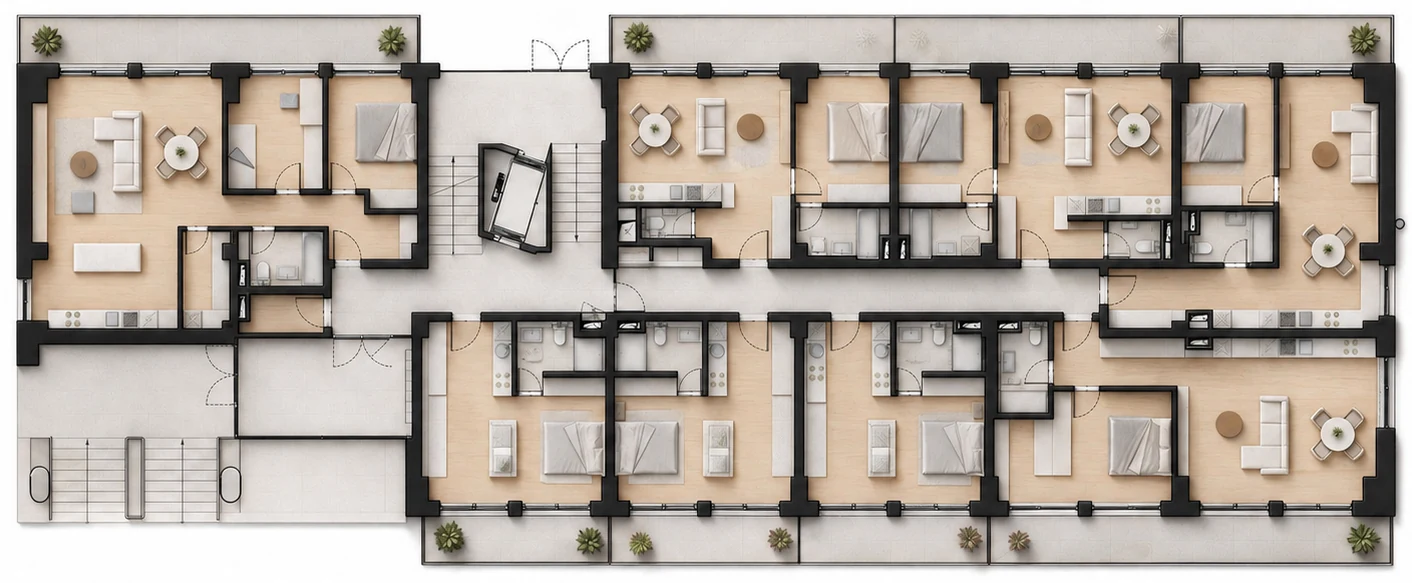
#> input picture assets/plans/floor-1np.webp, 1412 x 583 px
$ python -i import_renders.py   (imports and definitions only)
#> lines starting #> are read from the running program, lines starting #| are printed output that depends on the picture; after the words box and inside, x2 and y2 are one past the last pixel; in counts of white or black regions, pixels touching at a corner belong together
#> further down, picture is the input picture: PIL image 1412x583 RGB; mean R, G, B 183.2, 173.3, 163.6
#!/usr/bin/env python3
"""Import the architect's rendered plans into assets/plans/ as WebP.

Source (client hand-off, not in the repo):
    P6 Floor Plans/1np.png              full 1.NP plan
    P6 Floor Plans/2-5np.png            full 2.-5.NP plan (all four are identical)
    P6 Floor Plans/2-5np/<L>.png        per-apartment, floors 2-5
    P6 Floor Plans/2-5np/1np/<L>.png    per-apartment, floor 1

Two quirks of the hand-off worth knowing:
  * apartment A differs by floor, so it ships as A1 / A2-4 / A5;
    B-I are identical across floors 2-5 and ship once.
  * 1.NP has no apartment I - that corner is the entrance lobby.

Every render is trimmed to its content, flattened onto the page white the
renders already sit on, and written as WebP. Run it again to re-import.
"""
import os, sys
from PIL import Image

SRC = os.path.expanduser(sys.argv[1] if len(sys.argv) > 1
                         else "~/Downloads/P6 Floor Plans")
OUT = os.path.join(os.path.dirname(__file__), "..", "..", "assets", "plans")
PAGE = (247, 244, 239)          # --paper, so the trim seam never shows

# The two full-floor plans are the reference frame for the clickable overlay in
# "Poloha v dome", so they get a FIXED crop instead of an auto-trim: the polygon
# coordinates in assets/js/floorplan.js are expressed in this cropped space and
# would silently drift if the trim ever landed a pixel differently.
FLOOR_CROP = {
    "1np.png":   (16, 245, 1428, 828),
    "2-5np.png": (30, 262, 1424, 872),
}

JOBS = [
    ("1np.png",           "floor-1np.webp",  2000, 88),
    ("2-5np.png",         "floor-25np.webp", 2000, 88),
    ("2-5np/1np/A1.png",  "flat-1np-A.webp", 1500, 86),
    ("2-5np/A2-4.png",    "flat-24np-A.webp",1500, 86),
    ("2-5np/A5.png",      "flat-5np-A.webp", 1500, 86),
] + [(f"2-5np/1np/{L}.png", f"flat-1np-{L}.webp", 1500, 86) for L in "BCDEFGH"] \
  + [(f"2-5np/{L}.png",     f"flat-25np-{L}.webp",1500, 86) for L in "BCDEFGHI"]

def trim(im, tol=248):
    """Drop the white margin the renders carry, keeping a small even border."""
#> called with tol = 248
    g = im.convert("L").point(lambda v: 0 if v < tol else 255)
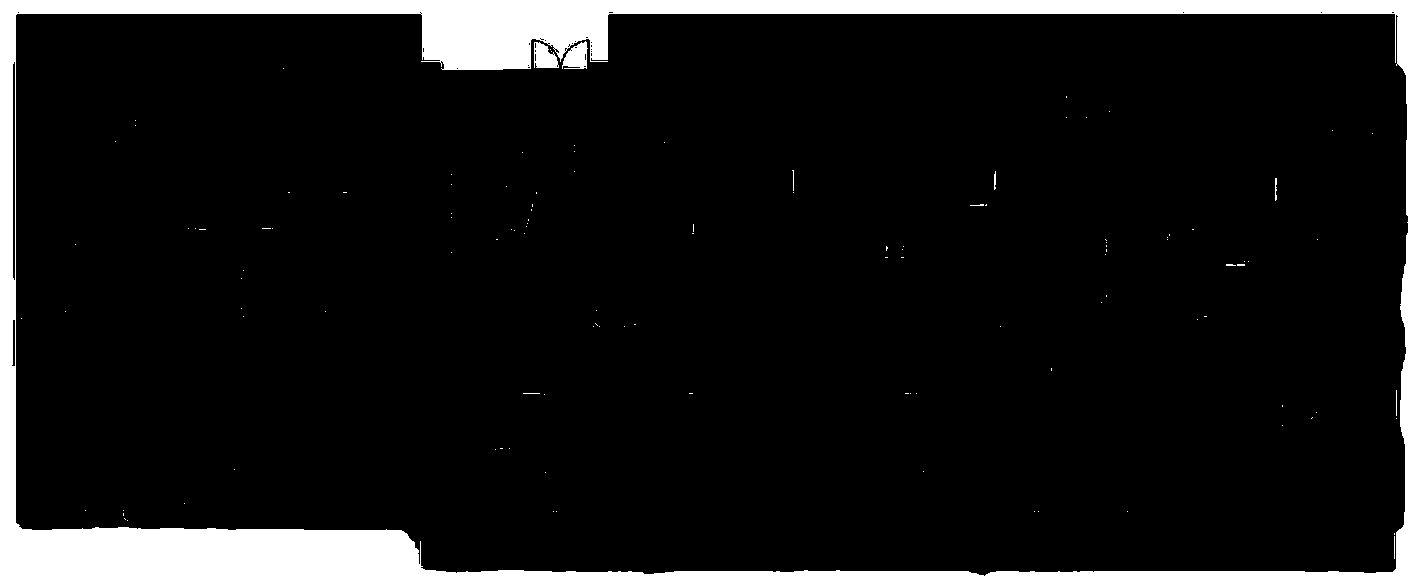
#> g: PIL image 1412x583 L; 9.3% white; 121 white regions (113 under 20 px), largest, box (x1, y1, x2, y2) and area: (0, 0, 1412, 583) 75076, (562, 41, 588, 69) 480, (534, 42, 559, 68) 455
    bb = g.getbbox() if g.getextrema() == (0, 255) else None
#> bb = (0, 0, 1412, 583)
    if not bb:
        return im
    # getbbox() finds non-zero pixels, i.e. the white; invert to find the ink
    from PIL import ImageOps, ImageChops
    bb = ImageChops.invert(g).getbbox()
#> bb = (12, 12, 1408, 576)
    if not bb:
        return im
    pad = max(6, int(0.012 * max(im.width, im.height)))
#> pad = 16
    return im.crop((max(0, bb[0]-pad), max(0, bb[1]-pad),
                    min(im.width, bb[2]+pad), min(im.height, bb[3]+pad)))

# [1 line not run here, left out]
total = 0
# [16 lines not run here, left out]

>>> from PIL import Image
>>> picture = Image.open('../../assets/plans/floor-1np.webp')
>>> result = trim(picture)

$ run again, on assets/plans/flat-1np-B.webp
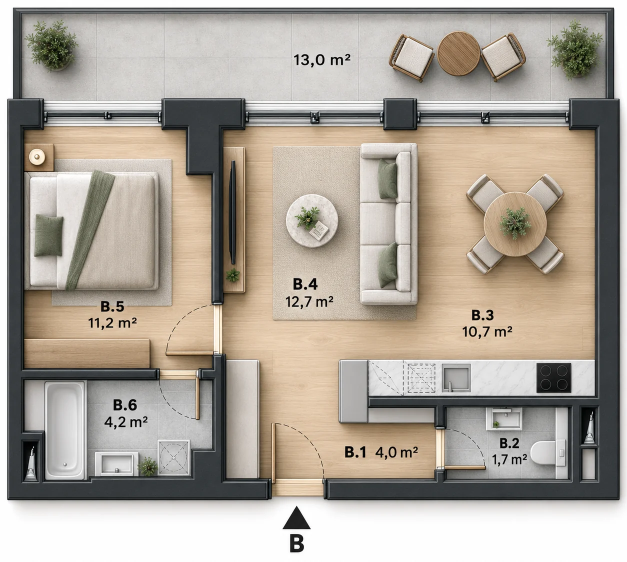
#> input picture assets/plans/flat-1np-B.webp, 1254 x 1123 px (shown at 1/2 size)
#> picture is the input picture: PIL image 1254x1123 RGB; mean R, G, B 174.1, 165.9, 155.2
#> in trim, `g = im.convert("L").point(lambda v: 0 if v < tol else 255)`:
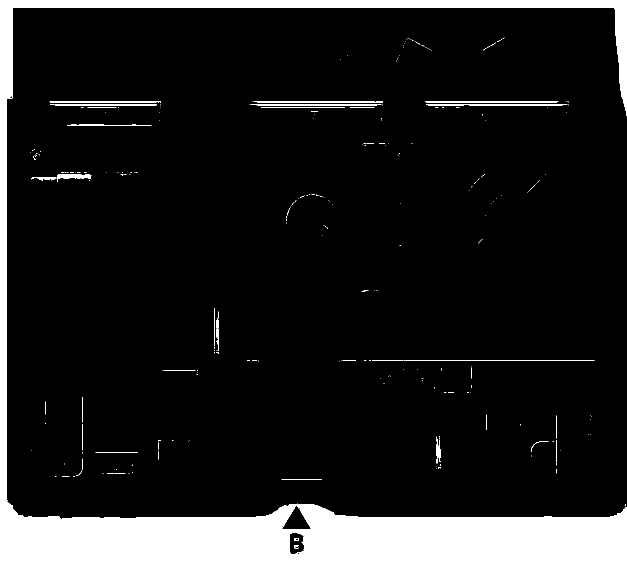
#> g: PIL image 1254x1123 L (shown at 1/2 size); 11.2% white; 272 white regions (235 under 20 px), largest, box (x1, y1, x2, y2) and area: (0, 0, 1254, 1123) 150507, (852, 209, 1135, 211) 542, (850, 203, 1117, 205) 529
#> in trim, `bb = g.getbbox() if g.getextrema() == (0, 255) else None`: bb = (0, 0, 1254, 1123)
#> in trim, `bb = ImageChops.invert(g).getbbox()`: bb = (12, 13, 1254, 1108)

$ run again, on assets/plans/flat-1np-C.webp
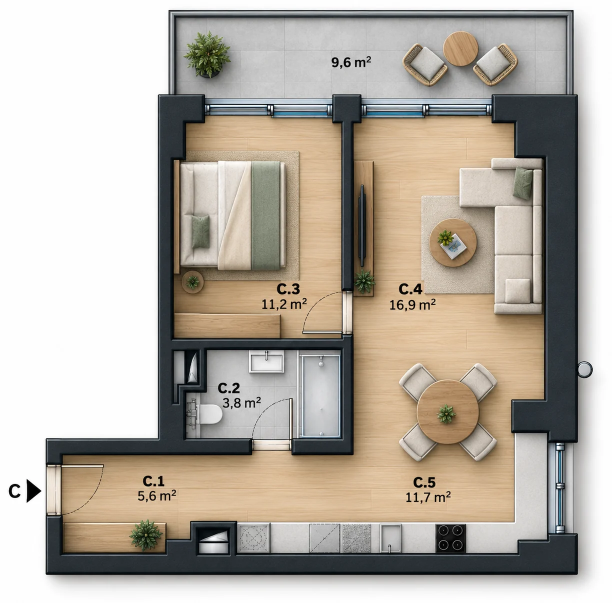
#> input picture assets/plans/flat-1np-C.webp, 1223 x 1206 px (shown at 1/2 size)
#> picture is the input picture: PIL image 1223x1206 RGB; mean R, G, B 182, 174.6, 164.3
#> in trim, `g = im.convert("L").point(lambda v: 0 if v < tol else 255)`:
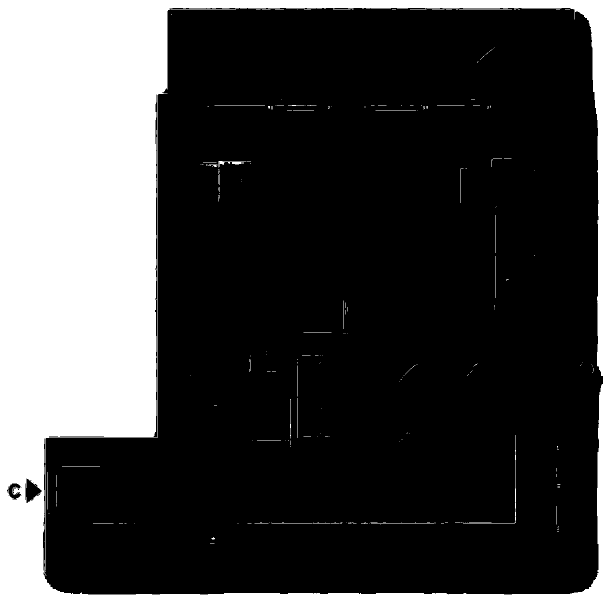
#> g: PIL image 1223x1206 L (shown at 1/2 size); 25.8% white; 202 white regions (163 under 20 px), largest, box (x1, y1, x2, y2) and area: (0, 0, 1223, 1206) 377536, (926, 870, 1032, 1047) 398, (437, 322, 493, 335) 230
#> in trim, `bb = g.getbbox() if g.getextrema() == (0, 255) else None`: bb = (0, 0, 1223, 1206)
#> in trim, `bb = ImageChops.invert(g).getbbox()`: bb = (14, 16, 1206, 1189)
#> in trim, `return im.crop((max(0, bb[0]-pad), max(0, bb[1]-pad), min(im.width, bb..`:
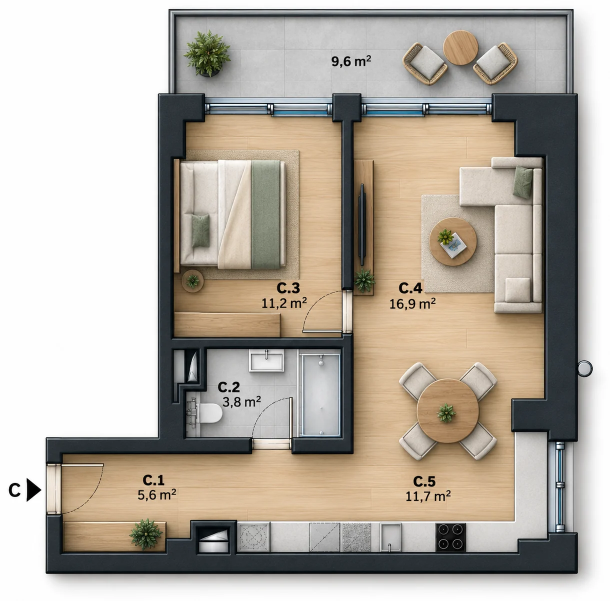
#> returned value: PIL image 1220x1201 RGB (shown at 1/2 size); mean R, G, B 181.5, 174.1, 163.7

$ run again, on assets/plans/flat-1np-D.webp
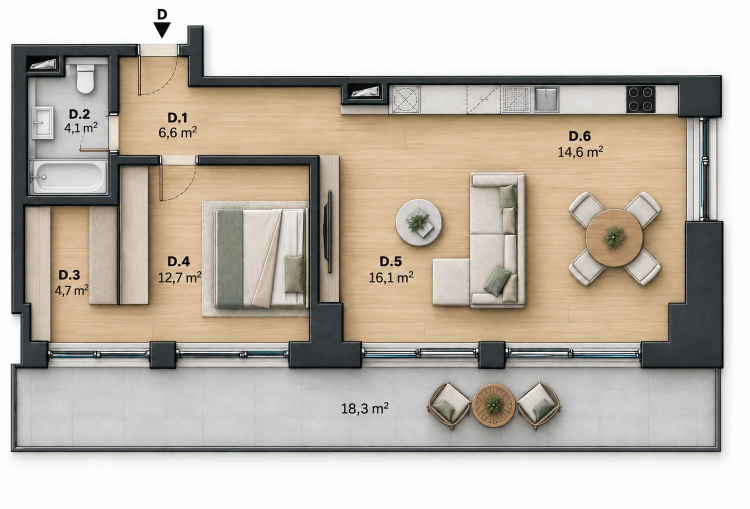
#> input picture assets/plans/flat-1np-D.webp, 1500 x 1018 px (shown at 1/2 size)
#> picture is the input picture: PIL image 1500x1018 RGB; mean R, G, B 191.9, 183.2, 172.4
#> in trim, `g = im.convert("L").point(lambda v: 0 if v < tol else 255)`:
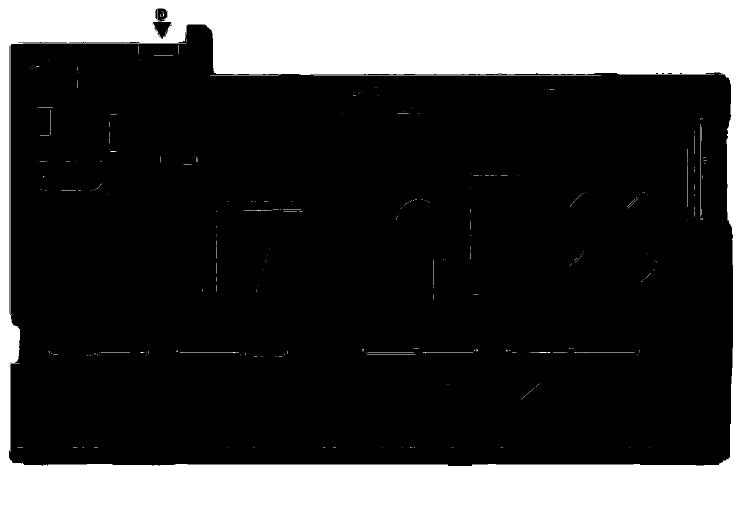
#> g: PIL image 1500x1018 L (shown at 1/2 size); 24.8% white; 294 white regions (267 under 20 px), largest, box (x1, y1, x2, y2) and area: (0, 0, 1500, 1018) 375208, (627, 150, 1202, 151) 575, (1401, 248, 1403, 432) 224
#> in trim, `bb = g.getbbox() if g.getextrema() == (0, 255) else None`: bb = (0, 0, 1500, 1018)
#> in trim, `bb = ImageChops.invert(g).getbbox()`: bb = (18, 17, 1466, 932)
#> in trim, `return im.crop((max(0, bb[0]-pad), max(0, bb[1]-pad), min(im.width, bb..`:
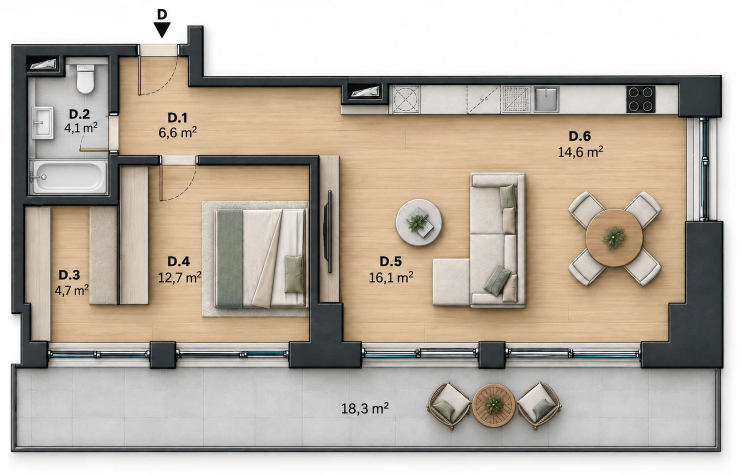
#> returned value: PIL image 1484x950 RGB (shown at 1/2 size); mean R, G, B 186.7, 177.4, 165.7
